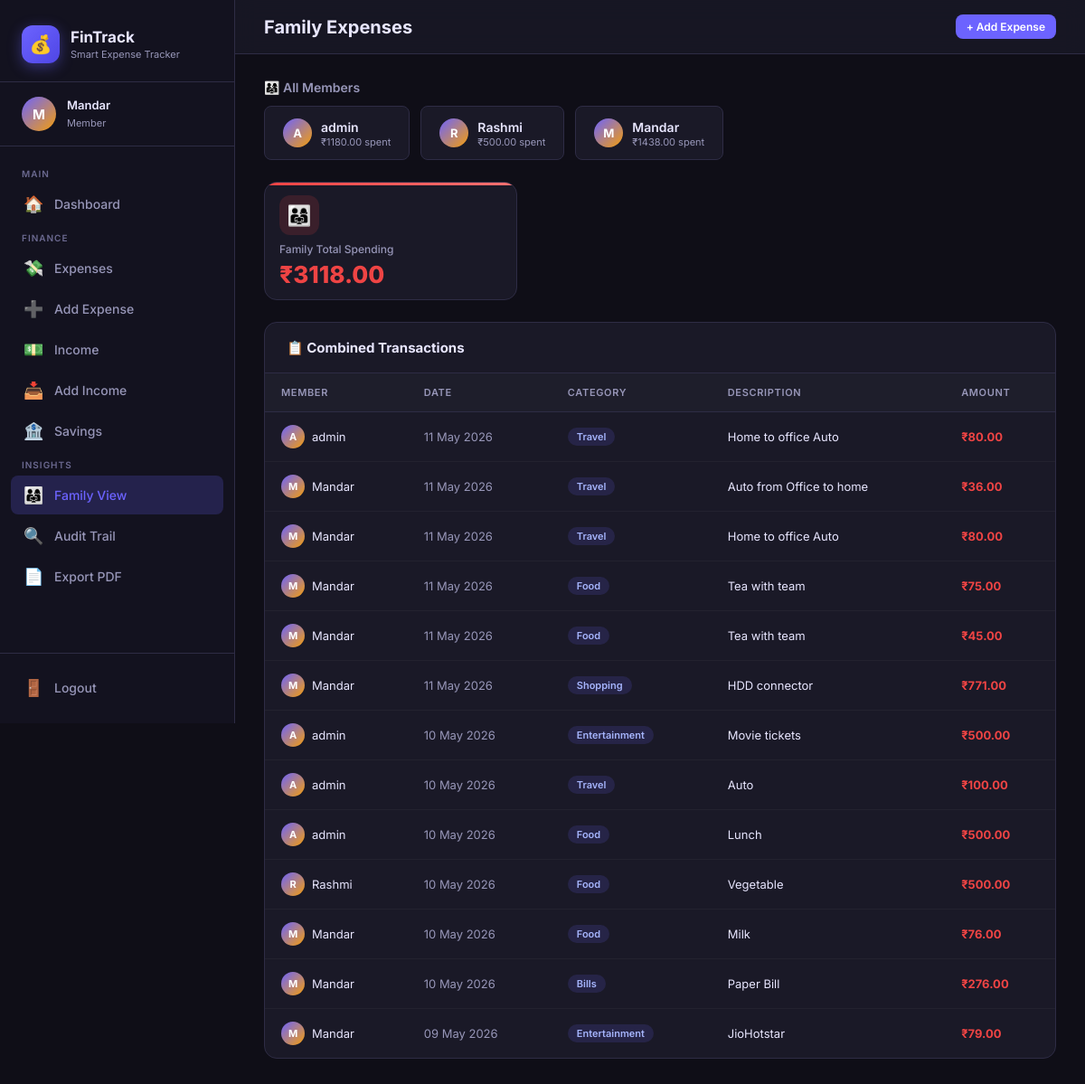
/family (signed in), run on the app's committed database.
### app.py (models this page shows)
class User(db.Model):
    id            = db.Column(db.Integer, primary_key=True)
    username      = db.Column(db.String(80),  unique=True, nullable=False)
    email         = db.Column(db.String(120), unique=True, nullable=False)
    password_hash = db.Column(db.String(200), nullable=False)
    role          = db.Column(db.String(20),  default='user')
    is_approved   = db.Column(db.Boolean,     default=False)
    created_at    = db.Column(db.DateTime,    default=datetime.utcnow)
    expenses = db.relationship('Expense', backref='owner',  lazy=True, cascade='all, delete-orphan')
    incomes  = db.relationship('Income',  backref='earner', lazy=True, cascade='all, delete-orphan')
    savings  = db.relationship('Saving',  backref='saver',  lazy=True, cascade='all, delete-orphan')

class Expense(db.Model):
    id          = db.Column(db.Integer, primary_key=True)
    user_id     = db.Column(db.Integer, db.ForeignKey('user.id'), nullable=False)
    amount      = db.Column(db.Float,   nullable=False)
    category    = db.Column(db.String(50), nullable=False)
    description = db.Column(db.String(200))
    date        = db.Column(db.Date, nullable=False, default=date.today)

### app.py (the view)
@app.route('/family')
@login_required
def family():
    members = User.query.filter_by(is_approved=True).all()
    rows = []
    for m in members:
        for e in m.expenses:
            rows.append({'user': m.username, 'expense': e})
    rows.sort(key=lambda x: x['expense'].date, reverse=True)
    total = sum(r['expense'].amount for r in rows)
    by_member = {m.username: sum(e.amount for e in m.expenses) for m in members}
    return render_template('family.html', members=members, rows=rows, total=total, by_member=by_member)

### app.py (called while the page is built)
def login_required(f):
    @wraps(f)
    def dec(*a, **kw):
        if 'user_id' not in session:
            flash('Please log in.', 'warning')
            return redirect(url_for('login'))
        return f(*a, **kw)
    return dec

### templates/family.html (shortened to what this page needs)
{% extends 'base.html' %}
{% block page_title %}Family Expenses{% endblock %}
{% block content %}
<div style="margin-bottom:24px;">
  <h3 style="font-size:14px;font-weight:600;color:var(--text-muted);margin-bottom:12px;">👨‍👩‍👧 All Members</h3>
  <div style="display:flex;flex-wrap:wrap;gap:12px;">
    {% for m in members %}
    <div style="background:var(--bg-card);border:1px solid var(--border);border-radius:var(--radius-sm);padding:12px 20px;display:flex;align-items:center;gap:10px;">
      <div class="user-avatar" style="width:32px;height:32px;font-size:13px;">{{ m.username[0].upper() }}</div>
      <div>
        <span style="font-weight:600;font-size:14px;">{{ m.username }}</span>
        <small style="display:block;color:var(--text-muted);font-size:11px;">₹{{ "%.2f"|format(by_member.get(m.username,0)) }} spent</small>
      </div>
    </div>
    {% endfor %}
  </div>
</div>
<div class="stat-card expense" style="max-width:280px;margin-bottom:24px;">
  <div class="stat-icon">👨‍👩‍👧</div>
  <div class="stat-label">Family Total Spending</div>
  <div class="stat-value negative">₹{{ "%.2f"|format(total) }}</div>
</div>
<div class="table-card">
  <div class="table-header">
    <span class="table-title">📋 Combined Transactions</span>
  </div>
  {% if rows %}
  <div style="overflow-x:auto;">
    <table>
      <thead><tr><th>Member</th><th>Date</th><th>Category</th><th>Description</th><th>Amount</th></tr></thead>
      <tbody>
        {% for item in rows %}
        <tr>
          <td>
            <div class="flex gap-2">
              <div class="user-avatar" style="width:26px;height:26px;font-size:11px;flex-shrink:0;">{{ item.user[0].upper() }}</div>
              {{ item.user }}
            </div>
          </td>
          <td style="color:var(--text-muted);">{{ item.expense.date.strftime('%d %b %Y') }}</td>
          <td><span class="badge badge-primary">{{ item.expense.category }}</span></td>
          <td>{{ item.expense.description or '—' }}</td>
          <td class="text-danger" style="font-weight:700;">₹{{ "%.2f"|format(item.expense.amount) }}</td>
        </tr>
        {% endfor %}
      </tbody>
    </table>
  </div>
  {% else %}
  <div class="empty-state"><div class="icon">👨‍👩‍👧</div><p>No family expenses yet.</p></div>
  {% endif %}
</div>
{% endblock %}

### templates/base.html (shortened to what this page needs)
<!DOCTYPE html>
<html lang="en">
<head>
  <link rel="stylesheet" href="{{ url_for('static', filename='css/style.css') }}">
</head>
<body>
{% if session.get('user_id') %}
<div class="layout">
  <aside class="sidebar" id="sidebar">
    <div class="sidebar-brand">
      <div class="brand-logo">
        <div class="brand-icon">💰</div>
        <div class="brand-text">
          <h1>FinTrack</h1>
          <p>Smart Expense Tracker</p>
        </div>
      </div>
    </div>
    <div class="sidebar-user">
      <div class="user-avatar">{{ session.username[0].upper() }}</div>
      <div class="user-info">
        <span>{{ session.username }}</span>
        <small>{% if session.role == 'admin' %}Administrator{% else %}Member{% endif %}</small>
      </div>
    </div>
    <nav class="sidebar-nav">
      <div class="nav-label">Main</div>
      <a href="{{ url_for('dashboard') }}" class="nav-item {% if request.endpoint == 'dashboard' %}active{% endif %}">
        <span class="icon">🏠</span> Dashboard
      </a>
      <div class="nav-label">Finance</div>
      <a href="{{ url_for('expenses') }}" class="nav-item {% if 'expense' in request.endpoint %}active{% endif %}">
        <span class="icon">💸</span> Expenses
      </a>
      <a href="{{ url_for('add_expense') }}" class="nav-item {% if request.endpoint == 'add_expense' %}active{% endif %}">
        <span class="icon">➕</span> Add Expense
      </a>
      <a href="{{ url_for('income') }}" class="nav-item {% if 'income' in request.endpoint %}active{% endif %}">
        <span class="icon">💵</span> Income
      </a>
      <a href="{{ url_for('add_income') }}" class="nav-item {% if request.endpoint == 'add_income' %}active{% endif %}">
        <span class="icon">📥</span> Add Income
      </a>
      <a href="{{ url_for('savings') }}" class="nav-item {% if 'saving' in request.endpoint %}active{% endif %}">
        <span class="icon">🏦</span> Savings
      </a>
      <div class="nav-label">Insights</div>
      <a href="{{ url_for('family') }}" class="nav-item {% if request.endpoint == 'family' %}active{% endif %}">
        <span class="icon">👨‍👩‍👧</span> Family View
      </a>
      <a href="{{ url_for('audit_trail') }}" class="nav-item {% if request.endpoint == 'audit_trail' %}active{% endif %}">
        <span class="icon">🔍</span> Audit Trail
      </a>
      <a href="{{ url_for('export_pdf') }}" class="nav-item">
        <span class="icon">📄</span> Export PDF
      </a>
    </nav>
    <div class="sidebar-footer">
      <a href="{{ url_for('logout') }}" class="nav-item">
        <span class="icon">🚪</span> Logout
      </a>
    </div>
  </aside>
  <div class="main">
    <div class="topbar">
      <div class="flex gap-3">
        <span class="topbar-title">{% block page_title %}Dashboard{% endblock %}</span>
      </div>
      <div class="topbar-actions">
        <a href="{{ url_for('add_expense') }}" class="btn btn-primary btn-sm">+ Add Expense</a>
      </div>
    </div>
    <div class="page">
      {% block content %}{% endblock %}
    </div>
  </div>
</div>
{% endif %}
</body>
</html>

### data on the page
User: username "Mandar", username "M", username "1438.00", user "Mandar", expense "11 May 2026", expense.category "Travel", expense "Auto from Office to home", expense "Home to office Auto", expense.category "Food", expense "Tea with team", expense.category "Shopping", expense "HDD connector", expense "10 May 2026", expense "Milk", expense.category "Bills", expense "Paper Bill", expense "09 May 2026", expense.category "Entertainment", expense "JioHotstar"
User: username "A", username "admin", username "1180.00", user "admin", expense "11 May 2026", expense.category "Travel", expense "Home to office Auto", expense "10 May 2026", expense.category "Entertainment", expense "Movie tickets", expense "Auto", expense.category "Food", expense "Lunch"
User: username "R", username "Rashmi", username "500.00", user "Rashmi", expense "10 May 2026", expense.category "Food", expense "Vegetable"
Expense: expense.amount "80.00"
Expense: expense.amount "36.00"
Expense: expense.amount "80.00"
Expense: expense.amount "75.00"
Expense: expense.amount "45.00"
Expense: expense.amount "771.00"
Expense: expense.amount "500.00"
Expense: expense.amount "100.00"
Expense: expense.amount "500.00"
Expense: expense.amount "500.00"
Expense: expense.amount "76.00"
Expense: expense.amount "276.00"
Expense: expense.amount "79.00"

### other printed values
{{ session.username[0].upper() }} "M"
{{ "%.2f"|format(total) }} "3118.00"
